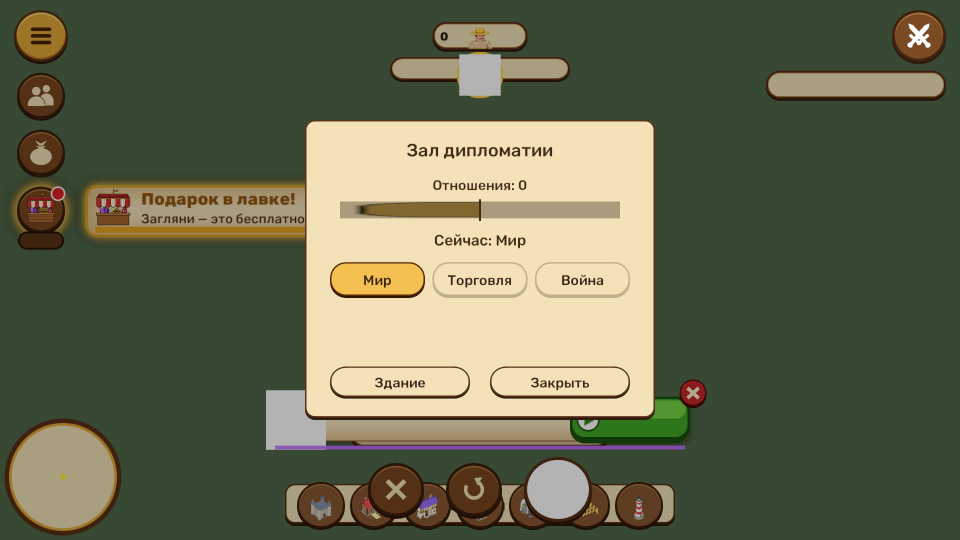
#> input picture Design/ui/DiplomacyWindow_2026-11-17.png, 1920 x 1080 px, given in place of lab-window-buildings.png, which was not available (shown at 1/2 size)
$ python info_cards_concepts.py
#> lines starting #> are read from the running program, lines starting #| are printed output that depends on the picture
### Tools/ui/lab_concepts.py
"""Laboratory split concepts (the user, 2026-11-17): «прокачка и информационное окно самой лаборатории должны быть
разделены: добавь слева от восклицательного знака вторую кнопку, которая будет открывать Прокачку зданий + меню
прокачки зданий я хочу разделить на категории зданий».

Writes Design/ui/Lab_*.png:
  Lab_Buttons.png  the held Laboratory: the new «Прокачка» button left of its «!»
  Lab_A.png        «Полки»: categories in a column on the left, the chosen category's rows on the right
  Lab_B1.png/B2    «Карточки»: a grid of category cards first; a tap opens that category's rows (with «Назад»)
  Lab_C.png        «Вкладки»: the categories as picture tabs along the top, the rows under them
  Lab_Info.png     the «!» window: the Laboratory itself -- level, health, scientists, upgrade, repair
The window keeps today's look (cream panel, brown plaques, rows of 5 level pictures with prices and buttons).

    python Tools/ui/lab_concepts.py
"""
import os
import sys

sys.path.insert(0, os.path.join(os.path.dirname(os.path.dirname(os.path.abspath(__file__))), 'store'))
from PIL import Image, ImageDraw, ImageFilter  # noqa: E402
from menu_shop_mockup import text, put, crystal  # noqa: E402

R = os.path.join(os.path.dirname(os.path.abspath(__file__)), '..', '..') + '/'
ICONS = R + 'Assets/_Project/UI/Icons/'
GLYPHS = R + 'Assets/_Project/UI/Glyphs/'
OUT = R + 'Design/ui/'
W, H = 1600, 900

PANEL = (243, 228, 188)
PANEL_EDGE = (120, 78, 40)
CARD = (240, 222, 178)
CARD_EDGE = (205, 170, 120)
BROWN = (122, 74, 36)
BROWN_D = (78, 44, 18)
INK = (74, 44, 22)
SOFT = (130, 96, 60)
TILE = (222, 172, 104)
GREEN = (98, 168, 70)
GREY = (205, 186, 150)
CREAM = (250, 236, 200)

CATEGORIES = [  # (name, the building that stands for it -- as in the build menu, rows)
    ('Город', 'Castle', ['Hovel', 'Cottage', 'Manor', 'Square']),
    ('Склады', 'Warehouse', ['Warehouse', 'Granary', 'Treasury']),
    ('Развлечения', 'Tavern', ['Tavern', 'Theater', 'Church']),
    ('Оборона', 'Tower', ['Tower', 'Fence', 'Gate']),
    ('Производство', 'IronMine', ['Sawmill', 'Quarry', 'IronMine']),
    ('Еда', 'Farm', ['Farm', 'FisherHut', 'Orchard']),
    ('Водные', 'Lighthouse', ['Lighthouse', 'Shipyard', 'Bridge']),
    ('Армия', None, []),
]
NAMES = {'Hovel': 'Лачуга', 'Cottage': 'Коттедж', 'Manor': 'Особняк', 'Square': 'Площадь', 'Warehouse': 'Склад',
         'Granary': 'Кладовая', 'Treasury': 'Сокровищница', 'Tavern': 'Таверна', 'Theater': 'Театр', 'Church': 'Церковь',
         'Tower': 'Башня', 'Fence': 'Забор', 'Gate': 'Ворота', 'Sawmill': 'Лесопилка', 'Quarry': 'Каменоломня',
         'IronMine': 'Железный рудник', 'Farm': 'Ферма', 'FisherHut': 'Рыбацкая хижина', 'Orchard': 'Фруктовый сад',
         'Lighthouse': 'Маяк', 'Shipyard': 'Верфь', 'Bridge': 'Мост'}
BADGES = {0: 2, 1: 1, 3: 3, 5: 1}     # categories with something to research now (the green count)


def building_icon(bid, level, size):
    name = bid if level <= 1 else f'{bid}_L{level}'
    path = ICONS + name + '.png'
    if not os.path.exists(path):
        path = ICONS + bid + '.png'
    if not os.path.exists(path):
        return Image.new('RGBA', (size, size), 0)
    im = Image.open(path).convert('RGBA')
    im.thumbnail((size, size), Image.LANCZOS)
    return im


def glyph(name, size, colour):
    im = Image.open(GLYPHS + name + '.png').convert('RGBA')
    im.thumbnail((size, size), Image.LANCZOS)
    out = Image.new('RGBA', im.size, colour + (255,))
    out.putalpha(im.getchannel('A'))
    return out


# [5 lines left out: function army_icon, not called in this run]


def background():
    shot = Image.open(R + 'playtest_shots/lab-window-buildings.png').convert('RGBA').resize((W, H))
    shot = shot.filter(ImageFilter.GaussianBlur(18))
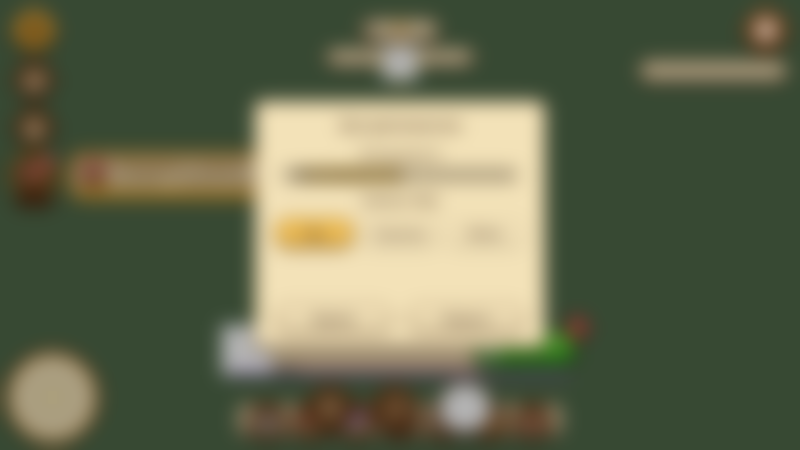
#> shot: PIL image 1600x900 RGBA (shown at 1/2 size); mean R, G, B, A 101.6, 106.3, 79.2, 255
    return Image.alpha_composite(shot, Image.new('RGBA', (W, H), (20, 12, 4, 120)))
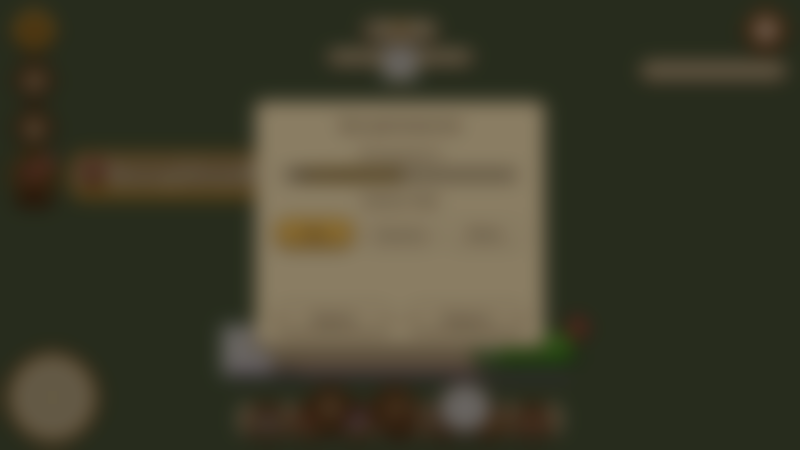
#> returned value: PIL image 1600x900 RGBA (shown at 1/2 size); mean R, G, B, A 63.4, 61.8, 43.9, 255


def panel(img, box):
    d = ImageDraw.Draw(img)
    d.rounded_rectangle((box[0], box[1] + 8, box[2], box[3] + 8), 26, fill=(50, 30, 12, 160))
    d.rounded_rectangle(box, 26, fill=PANEL, outline=PANEL_EDGE, width=5)


def plaque(d, box, label, size=30, fill=BROWN, colour=CREAM):
    d.rounded_rectangle((box[0], box[1] + 5, box[2], box[3] + 5), (box[3] - box[1]) // 2, fill=BROWN_D)
    d.rounded_rectangle(box, (box[3] - box[1]) // 2, fill=fill, outline=BROWN_D, width=3)
    text(d, ((box[0] + box[2]) / 2, (box[1] + box[3]) / 2), label, size, fill=colour, stroke=0)


def pill(d, box, label, size, fill, colour=INK):
    d.rounded_rectangle((box[0], box[1] + 4, box[2], box[3] + 4), (box[3] - box[1]) // 2, fill=(150, 120, 80))
    d.rounded_rectangle(box, (box[3] - box[1]) // 2, fill=fill, outline=(150, 110, 70), width=2)
    text(d, ((box[0] + box[2]) / 2, (box[1] + box[3]) / 2), label, size, fill=colour, stroke=0)


def badge(d, c, n, r=17):
    d.ellipse((c[0] - r, c[1] - r, c[0] + r, c[1] + r), fill=GREEN, outline=(40, 90, 30), width=3)
    text(d, c, str(n), int(r * 1.15), fill=(255, 255, 255), stroke=0)


# [214 lines left out: functions wallet, research_row, foot, title_bar, buttons, concept_a and 3 more, not called in this run]


def round_icon(img, c, r, glyph_name, fill=(150, 92, 44), ring=(78, 44, 18)):
    d = ImageDraw.Draw(img)
    d.ellipse((c[0] - r, c[1] - r + 5, c[0] + r, c[1] + r + 5), fill=(60, 34, 12))
    d.ellipse((c[0] - r, c[1] - r, c[0] + r, c[1] + r), fill=fill, outline=ring, width=4)
    put(img, glyph(glyph_name, int(r * 1.15), CREAM), c)


# [61 lines left out: function info2, not called in this run]


# [6 lines that do not run on import are left out]

# [7 lines that do not run on import are left out]

### Tools/store/menu_shop_mockup.py
"""Concept of the main menu's «Магазин» window (the user, 2026-11-15): the menu scene stays behind, blurred;
bundles in one list that scrolls down; «Назад» bottom centre -- its tap puts up one very good offer with
«Всё равно выйти» under it. First four bundles: the Crystal Mine and three crystal packs. Concept only.

    python -I Tools/store/menu_shop_mockup.py

Writes Design/store/MenuShop_Mockup.png (the window) and Design/store/MenuShop_ExitOffer.png (the offer on «Назад»).
v3: packs drawn as unmined crystals on a rock, the Sandbox banner's castle as the mark, the mine -30% with
the old price struck out and the SAME bundle in «Подожди!» (light title). v2 (the user's notes): pack cards in four bands, a «Только для Песочницы» chip on the mine, the exit offer
without the shop behind it, the bundle full size, no discount stamp and no timer: the mine WITHOUT the gift, cheaper.
Prices are the placeholders discussed, not decided. Crystal amounts: NUMBER left, icon right (the game's rule).
"""
import math
import os

from PIL import Image, ImageDraw, ImageFilter, ImageFont

R = os.path.dirname(os.path.dirname(os.path.dirname(os.path.abspath(__file__)))) + '/'
SKIN = R + 'Assets/_Project/Resources/MenuSkins/Classic/'
SHOP = R + 'Assets/_Project/UI/Shop/'
ICONS = R + 'Assets/_Project/UI/Icons/'
HEAVY = R + 'Assets/_Project/Resources/Fonts/Rubik-ExtraBold.ttf'
BOLD = R + 'Assets/_Project/Resources/Fonts/Rubik-Bold.ttf'
MINE = R + 'Design/store/shop_art/CrystalMine5_render.png'
W, H = 1920, 1080

INK = (74, 44, 22)
CREAM = (250, 236, 200)
GOLD = (236, 182, 60)
GOLD_D = (170, 112, 28)
VIOLET = (92, 48, 140)
VIOLET_L = (150, 92, 200)
GREEN = (86, 170, 60)


def font(size, heavy=True):
    return ImageFont.truetype(HEAVY if heavy else BOLD, int(size))


def text(d, xy, s, size, fill=CREAM, stroke=5, stroke_fill=INK, anchor='mm', heavy=True):
    d.text(xy, s, font=font(size, heavy), fill=fill, anchor=anchor, stroke_width=stroke, stroke_fill=stroke_fill)


def put(img, im, centre):
#> called with centre = (515, 305)
    img.alpha_composite(im, (int(centre[0] - im.width / 2), int(centre[1] - im.height / 2)))
#> im: PIL image 260x260 RGBA; every value is 0
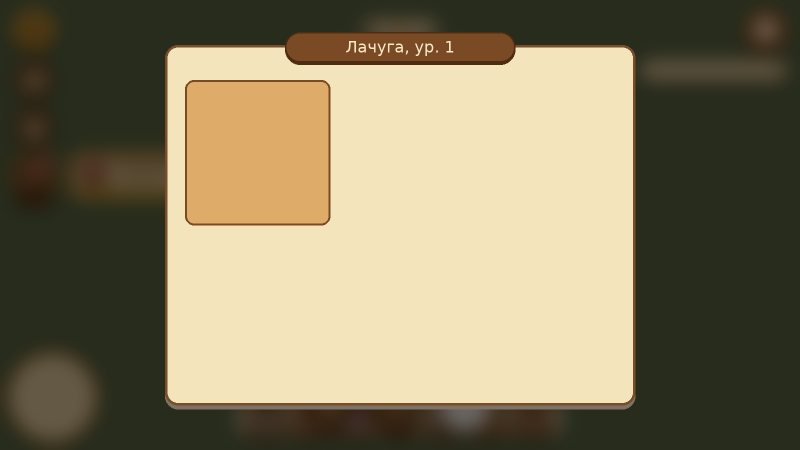
#> img: PIL image 1600x900 RGBA (shown at 1/2 size); mean R, G, B, A 134.8, 125.3, 96.4, 254.5; transparent parts drawn white


# [29 lines left out: functions crystal, sliced, amount, not called in this run]


def price_button(img, d, centre, w, h, s, size=44):
    put(img, sliced(SHOP + 'ButtonGreen.png', int(w), int(h), 40), centre)
    text(d, (centre[0], centre[1] - 4), s, size)


# [15 lines left out: functions rays, glow, not called in this run]


def sparkle(d, x, y, r, col=(255, 252, 230)):
    d.polygon([(x, y - r), (x + r * .22, y - r * .22), (x + r, y), (x + r * .22, y + r * .22),
               (x, y + r), (x - r * .22, y + r * .22), (x - r, y), (x - r * .22, y - r * .22)], fill=col)


# [10 lines left out: function ribbon, not called in this run]


# ------------------------------------------------------------------ unmined crystals (v3, the user: not a pile of
# icons but «большое количество не добытых кристаллов»): violet prisms growing out of a rock, more and bigger per pack

C_DARK, C_MID, C_LIGHT, C_HI = (86, 34, 150), (132, 70, 200), (184, 120, 245), (240, 220, 255)


# [255 lines left out: functions shard, geode, menu_scene, island, line, mine_card and 4 more, not called in this run]


# [2 lines that do not run on import are left out]

### Tools/ui/info_cards_concepts.py
"""Every building's «!» window in the Laboratory's v2 style (the user, 2026-11-17: «давай начнём делать окна информации для
остальных зданий, для лаборатории уже сделали»; each kind shown for approval first).

One frame for all (Design/ui/Lab_Info2.png, built in the game as ResearchPanelController's info card): the title plaque
«<name>, ур. N», the building's picture on a tile at the left, a short line of what it is for, the health bar, then the
KIND's own block, and the foot «Улучшить» -- round hammer (repair, asks) -- red round bin (demolish, asks) -- «Закрыть».
The next level's gains (today drawn over the next level's picture in the card) move into «Улучшить»'s own window, as the
Laboratory's did: picture of the next level, its gains as chips, the price, «Улучшить».

Writes Design/ui/Info_*.png:
  Info_House.png        Лачуга: residents (figures, filled/empty), what decor round it pays each of them
  Info_Production.png   Лесопилка: workers -/+, what it brings and how often, its reach; the bare-reach warning
  Info_Food.png         Ферма: workers -/+, food a day (with the bakery's bonus spelled out)
  Info_Storage.png      Склад: what it holds, a bar per resource (filled / room), the sack button's goods
  Info_Defence.png      Башня: damage, range, shots a minute, defence; the reach shown on the map
  Info_Leisure.png      Таверна (and every decoration): coins a day per resident in its reach, the houses and residents
                        reached, the town's total (decor-bonus.md; there is no happiness any more)
  Info_Upgrade.png      «Улучшить»'s window for a house: next level picture, gains, price, button

    python Tools/ui/info_cards_concepts.py
"""
import os
import sys

sys.path.insert(0, os.path.dirname(os.path.abspath(__file__)))
from lab_concepts import (W, H, OUT, ICONS, INK, SOFT, TILE, BROWN, GREEN, CREAM, GREY, background, panel, plaque,  # noqa: E402
                          pill, building_icon, glyph, round_icon)
from menu_shop_mockup import text, put  # noqa: E402
from PIL import Image, ImageDraw  # noqa: E402

BAR_BACK = (214, 194, 150)
BAR_GOOD = (120, 180, 80)
WARN = (176, 64, 44)


def res(name, size):
    return building_icon('Res_' + name, 1, size)


def bar(d, box, share, label, fill=BAR_GOOD):
    d.rounded_rectangle(box, (box[3] - box[1]) // 2, fill=BAR_BACK)
    if share > 0:
        d.rounded_rectangle((box[0], box[1], box[0] + max(box[3] - box[1], (box[2] - box[0]) * share), box[3]),
                            (box[3] - box[1]) // 2, fill=fill)
    text(d, ((box[0] + box[2]) / 2, (box[1] + box[3]) / 2), label, 18, fill=INK, stroke=0)


# [5 lines left out: function plus_minus, not called in this run]


def card(name, bid, level, what, health, body, file, note):
    """The common frame; `body(img, d, x, y, right)` draws the kind's block from y down (x..right)."""
    img = background()
    box = (330, 90, W - 330, H - 90)
    panel(img, box)
    d = ImageDraw.Draw(img)
    plaque(d, (W / 2 - 230, box[1] - 26, W / 2 + 230, box[1] + 34), f'{name}, ур. {level}', 32)
    d.rounded_rectangle((box[0] + 40, box[1] + 70, box[0] + 330, box[1] + 360), 18, fill=TILE, outline=BROWN, width=4)
    put(img, building_icon(bid, level, 260), (box[0] + 185, box[1] + 215))
    x, right = box[0] + 370, box[2] - 50
    text(d, (x, box[1] + 90), what, 25, fill=INK, stroke=0, anchor='lm')
    text(d, (x, box[1] + 140), 'Прочность', 24, fill=INK, stroke=0, anchor='lm')
    have, most = health
    bar(d, (x, box[1] + 160, right, box[1] + 188), have / most, f'{have} / {most}',
        fill=BAR_GOOD if have / most > 0.5 else (214, 150, 60))
    body(img, d, x, box[1] + 230, right)
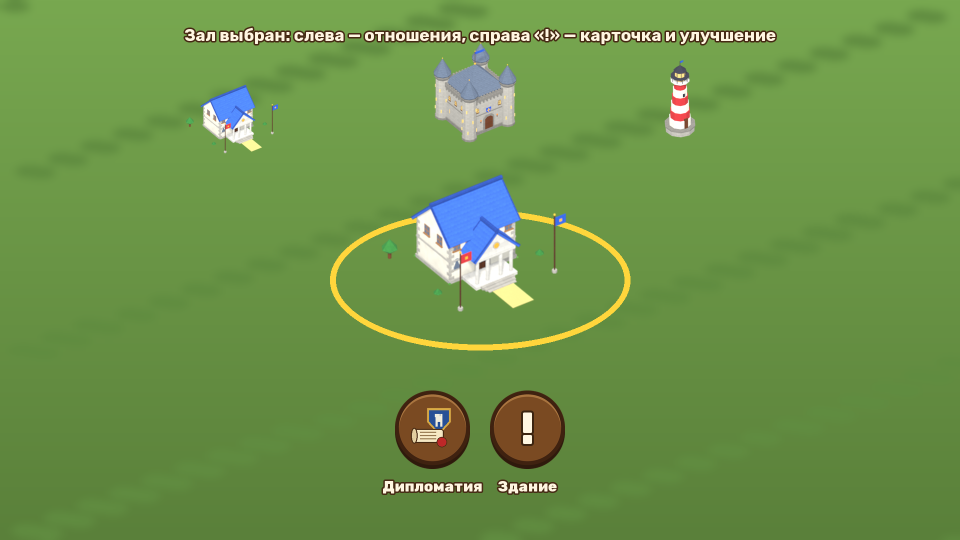
#> input picture Design/ui/Diplomacy_0_Selection.png, 1920 x 1080 px, given in place of Hud_People.png, which was not available (shown at 1/2 size)
#> in glyph, `out = Image.new('RGBA', im.size, colour + (255,))`:
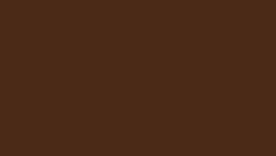
#> out: PIL image 46x26 RGBA (shown 6 times larger); mean R, G, B, A 74, 44, 22, 255
#> in put (call 6), `img.alpha_composite(im, (int(centre[0] - im.width / 2), int(centre[1] ..`: im: PIL image 34x34 RGBA; every value is 0
#> in put (call 6), `img.alpha_composite(im, (int(centre[0] - im.width / 2), int(centre[1] ..`:
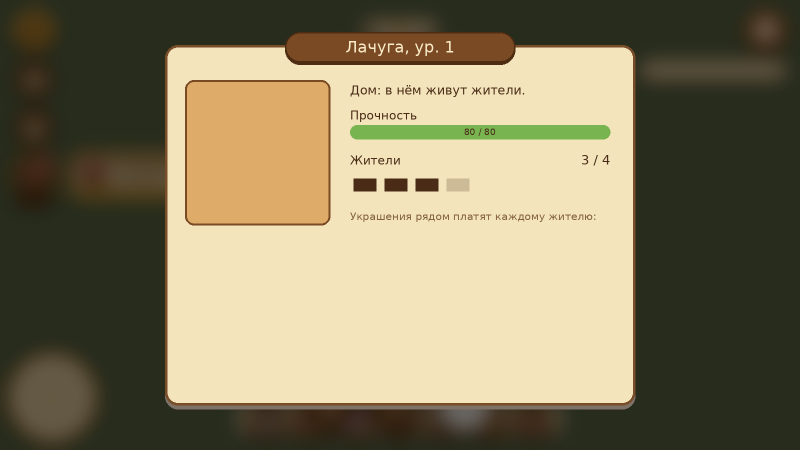
#> img: PIL image 1600x900 RGBA (shown at 1/2 size); mean R, G, B, A 132.6, 123.7, 94.2, 254.5; transparent parts drawn white
    y = box[3] - 80
    d = ImageDraw.Draw(img)
    pill(d, (box[0] + 40, y - 34, box[0] + 330, y + 34), 'Улучшить', 28, GREEN, CREAM)
    round_icon(img, (box[0] + 430, y), 40, 'Hammer')
#> in glyph (call 5), `out = Image.new('RGBA', im.size, colour + (255,))`:
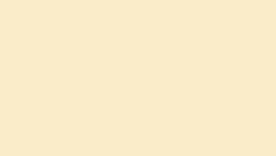
#> out: PIL image 46x26 RGBA (shown 6 times larger); mean R, G, B, A 250, 236, 200, 255
    round_icon(img, (box[0] + 540, y), 40, 'Hud_Trash', fill=WARN, ring=(96, 26, 14))
    d = ImageDraw.Draw(img)
    pill(d, (box[2] - 260, y - 34, box[2] - 40, y + 34), 'Закрыть', 28, CREAM)
    text(d, (W / 2, H - 4), note, 22, fill=CREAM, stroke=4, anchor='md')
    img.save(OUT + file)


def house(img, d, x, y, right):
    text(d, (x, y), 'Жители', 24, fill=INK, stroke=0, anchor='lm')
    text(d, (right, y), '3 / 4', 26, fill=INK, stroke=0, anchor='rm')
    for i in range(4):
        fig = glyph('Hud_People', 46, INK if i < 3 else GREY)
        put(img, fig, (x + 30 + i * 62, y + 50))
    d = ImageDraw.Draw(img)
    text(d, (x, y + 112), 'Украшения рядом платят каждому жителю:', 21, fill=SOFT, stroke=0, anchor='lm')
    put(img, res('Coins', 34), (x + 18, y + 150))
    d = ImageDraw.Draw(img)
    text(d, (x + 44, y + 150), '+0,4 в день', 24, fill=INK, stroke=0, anchor='lm')


# [109 lines left out: functions production, food, storage, defence, leisure, upgrade_window, not called in this run]


if __name__ == '__main__':
#> (the run stopped early here; a loop or call above may not have finished)
